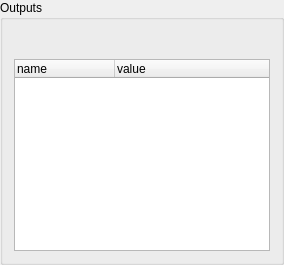
           <widget class="QGroupBox" name="groupBox_7">
            <property name="title">
             <string>Outputs</string>
            </property>
            <property name="flat">
             <bool>true</bool>
            </property>
            <layout class="QVBoxLayout" name="verticalLayout_6">
             <item>
              <layout class="QHBoxLayout" name="horizontalLayout_8">
               <item>
                <spacer name="horizontalSpacer_3">
                 <property name="orientation">
                  <enum>Qt::Horizontal</enum>
                 </property>
                 <property name="sizeHint" stdset="0">
                  <size>
                   <width>40</width>
                   <height>20</height>
                  </size>
                 </property>
                </spacer>
               </item>
               <item>
                <widget class="QPushButton" name="uiAddOutputRaster">
                 <property name="maximumSize">
                  <size>
                   <width>30</width>
                   <height>16777215</height>
                  </size>
                 </property>
                 <property name="text">
                  <string/>
                 </property>
                 <property name="iconSize">
                  <size>
                   <width>24</width>
                   <height>24</height>
                  </size>
                 </property>
                 <property name="flat">
                  <bool>true</bool>
                 </property>
                </widget>
               </item>
               <item>
                <widget class="QPushButton" name="uiRemoveOutput">
                 <property name="maximumSize">
                  <size>
                   <width>30</width>
                   <height>16777215</height>
                  </size>
                 </property>
                 <property name="text">
                  <string/>
                 </property>
                 <property name="iconSize">
                  <size>
                   <width>24</width>
                   <height>24</height>
                  </size>
                 </property>
                 <property name="flat">
                  <bool>true</bool>
                 </property>
                </widget>
               </item>
              </layout>
             </item>
             <item>
              <widget class="QTreeWidget" name="uiOutputs">
               <property name="editTriggers">
                <set>QAbstractItemView::EditKeyPressed|QAbstractItemView::SelectedClicked</set>
               </property>
               <property name="expandsOnDoubleClick">
                <bool>false</bool>
               </property>
               <attribute name="headerVisible">
                <bool>true</bool>
               </attribute>
               <attribute name="headerCascadingSectionResizes">
                <bool>true</bool>
               </attribute>
               <column>
                <property name="text">
                 <string>name</string>
                </property>
               </column>
               <column>
                <property name="text">
                 <string>value</string>
                </property>
               </column>
              </widget>
             </item>
            </layout>
           </widget>
